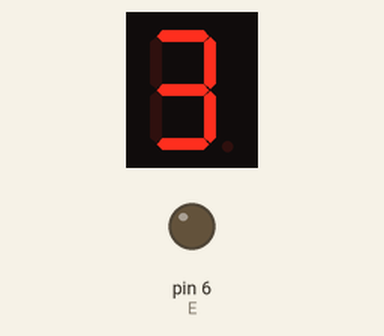
Simulated run of this sketch. Board: Arduino Uno, built with avr-gcc and run on an emulated ATmega328P. Shown: 1-digit seven-segment display, output pins drawn as LEDs (lit = HIGH). Wiring (inferred from the names in the program): 1-digit 7-segment display, segments lit when HIGH: segments pin 4, pin 5, pin 7, pin 2, pin 9, pin 8, pin 3. The segment pins are drawn as the display they are named for; pins used as bus, display or sensor lines are not drawn.

Above: at 0.1 s.
At 2.1 s:
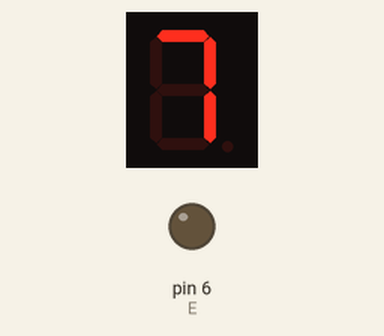
At 5.1 s:
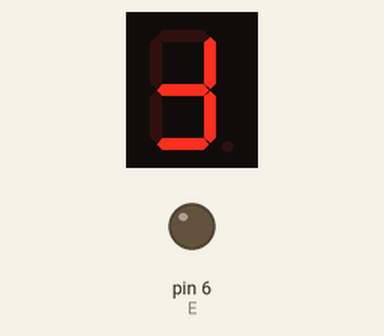
At 6.1 s:
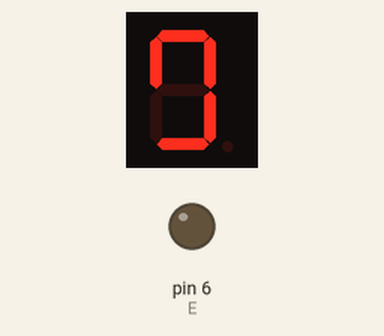
At 7.1 s:
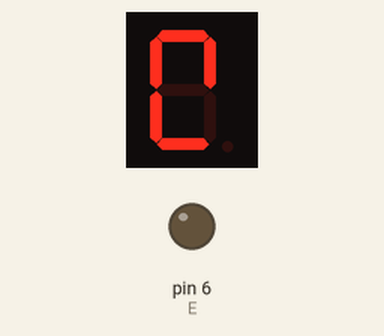
At 9.1 s:
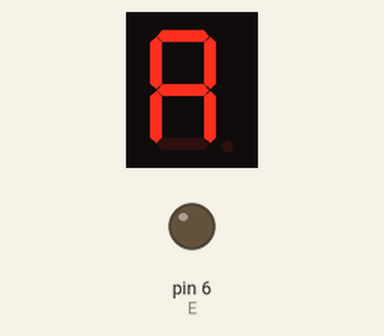

Measured:
- by itself, everything shown: repeats every 10.0 s, in 10 steps
- what the display in image 1 shows lasts 1.0 s, from 2.0 s to 3.0 s

The sketch:

Countingwithdisplay.ino
```cpp
int A = 2;
int B = 3;
int C = 4;
int D = 5;
int E = 6;
int F = 7;
int G = 8;
int H = 9;

void setup()
{
  // put your setup code here, to run once:
  Serial.begin(9600);

  pinMode(A,OUTPUT);
  pinMode(B,OUTPUT);
  pinMode(C,OUTPUT);
  pinMode(D,OUTPUT);
  pinMode(E,OUTPUT);
  pinMode(F,OUTPUT);
  pinMode(G,OUTPUT);
  pinMode(H,OUTPUT);

}
//use timer interupts for exact time intevals
void loop()
{
  // put your main code here, to run repeatedly:int

  makenine();
  delay(1000);
  makeeight();
  delay(1000);
  makeseven();
  delay(1000);
  makesix();
  delay(1000);
  makefive();
  delay(1000);
  makefour();
  delay(1000);
  makethree();
  delay(1000);
  maketwo();
  delay(1000);
  makeone();
  delay(1000);
  makezero();
  delay(1000);

}

void makezero()
{
  digitalWrite(A, LOW); //middle bar
  digitalWrite(B, HIGH); //top left side bar
  digitalWrite(C, HIGH); // top bar
  digitalWrite(D, HIGH);  //top right side bar
  digitalWrite(E, LOW);  //decimal
  digitalWrite(F, HIGH);  //bottom right bar
  digitalWrite(G, HIGH); // bottom bar
  digitalWrite(H, HIGH); // bottom left  bar
}


void makeone()
{
  digitalWrite(A, LOW); //middle bar
  digitalWrite(B, LOW); //top left side bar
  digitalWrite(C, LOW); // top bar
  digitalWrite(D, HIGH);  //top right side bar
  digitalWrite(E, LOW);  //decimal
  digitalWrite(F, HIGH);  //bottom right bar
  digitalWrite(G, LOW); // bottom bar
  digitalWrite(H, LOW); // bottom left  bar
}

void maketwo()
{
  digitalWrite(A, HIGH); //middle bar
  digitalWrite(B, LOW); //top left side bar
  digitalWrite(C, HIGH); // top bar
  digitalWrite(D, HIGH);  //top right side bar
  digitalWrite(E, LOW);  //decimal
  digitalWrite(F, LOW);  //bottom right bar
  digitalWrite(G, HIGH); // bottom bar
  digitalWrite(H, HIGH); // bottom left  bar
}

void makethree()
{
  digitalWrite(A, HIGH); //middle bar
  digitalWrite(B, LOW); //top left side bar
  digitalWrite(C, HIGH); // top bar
  digitalWrite(D, HIGH);  //top right side bar
  digitalWrite(E, LOW);  //decimal
  digitalWrite(F, HIGH);  //bottom right bar
  digitalWrite(G, HIGH); // bottom bar
  digitalWrite(H, LOW); // bottom left  bar
}


void makefour()
{
  digitalWrite(A, HIGH); //middle bar
  digitalWrite(B, HIGH); //top left side bar
  digitalWrite(C, LOW); // top bar
  digitalWrite(D, HIGH);  //top right side bar
  digitalWrite(E, LOW);  //decimal
  digitalWrite(F, HIGH);  //bottom right bar
  digitalWrite(G, LOW); // bottom bar
  digitalWrite(H, LOW); // bottom left  bar
}

void makefive()
{
  digitalWrite(A, HIGH); //middle bar
  digitalWrite(B, HIGH); //top left side bar
  digitalWrite(C, HIGH); // top bar
  digitalWrite(D, LOW);  //top right side bar
  digitalWrite(E, LOW);  //decimal
  digitalWrite(F, HIGH);  //bottom right bar
  digitalWrite(G, HIGH); // bottom bar
  digitalWrite(H, LOW); // bottom left  bar
}

void makesix()
{
  digitalWrite(A, HIGH); //middle bar
  digitalWrite(B, HIGH); //top left side bar
  digitalWrite(C, HIGH); // top bar
  digitalWrite(D, LOW);  //top right side bar
  digitalWrite(E, LOW);  //decimal
  digitalWrite(F, HIGH);  //bottom right bar
  digitalWrite(G, HIGH); // bottom bar
  digitalWrite(H, HIGH); // bottom left  bar
}


void makeseven()
{
  digitalWrite(A, LOW); //middle bar
  digitalWrite(B, LOW); //top left side bar
  digitalWrite(C, HIGH); // top bar
  digitalWrite(D, HIGH);  //top right side bar
  digitalWrite(E, LOW);  //decimal
  digitalWrite(F, HIGH);  //bottom right bar
  digitalWrite(G, LOW); // bottom bar
  digitalWrite(H, LOW); // bottom left  bar
}


void makeeight()
{
  digitalWrite(A, HIGH); //middle bar
  digitalWrite(B, HIGH); //top left side bar
  digitalWrite(C, HIGH); // top bar
  digitalWrite(D, HIGH);  //top right side bar
  digitalWrite(E, LOW);  //decimal
  digitalWrite(F, HIGH);  //bottom right bar
  digitalWrite(G, HIGH); // bottom bar
  digitalWrite(H, HIGH); // bottom left  bar
}


void makenine()
{
  digitalWrite(A, HIGH); //middle bar
  digitalWrite(B, HIGH); //top left side bar
  digitalWrite(C, HIGH); // top bar
  digitalWrite(D, HIGH);  //top right side bar
  digitalWrite(E, LOW);  //decimal
  digitalWrite(F, HIGH);  //bottom right bar
  digitalWrite(G, LOW); // bottom bar
  digitalWrite(H, LOW); // bottom left  bar
}
```
